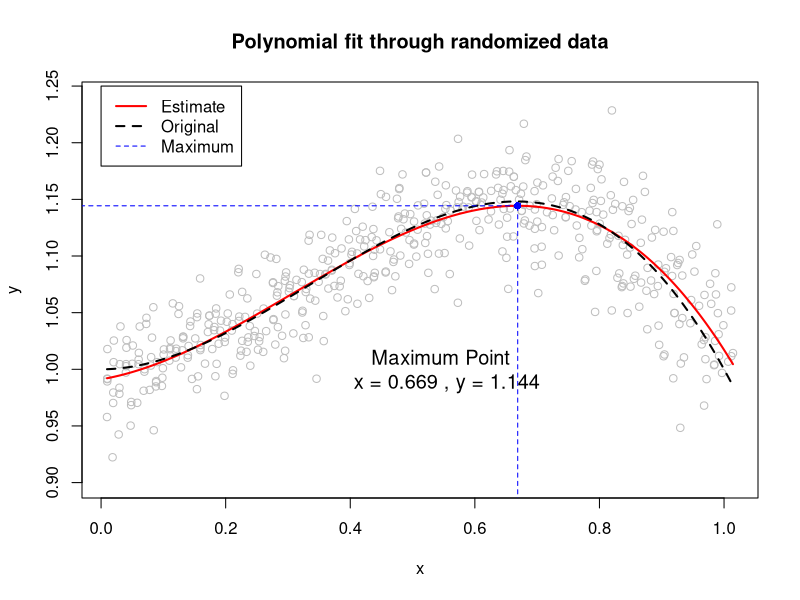

Generate this figure with R:
## function for generating data
f1 = function(x) 1 + x^2 - x^3

## random variable from normal distribution
yran = rnorm(500, 1, .025)

## create data by fitting function f to x points times the random variable
dt = data.frame(x  = seq(.01, 1, .01) * yran, 
                y  = f1(seq(.01, 1, .01))*yran)

## sort data frame by x
dt = dt[order(dt$x, decreasing = FALSE), ]

## create a polynomial model with raw polynomials, not orthogonal
fit3 = lm(y ~ poly(x, 3, raw = TRUE), dt)


## function for extracting the model
ext.mdl = function(lm) {
  
  int = paste(lm$coefficients[[1]][[1]])
  coef = paste(lm$coefficients[2:length(lm[[1]])])
  
  out = as.character()
  
  for (i in 1:length(coef)) {
    out = paste(out, coef[i], "*x^", i, " + ", sep = "")
    
  }
  
  out = gsub('.{3}$', '', out)
  out = paste(int, '+', out)
  
  return(out)
}

## uses the function above to extract the model formula as a 
## string and revaluate it in another function.  This was a pain to
## figure out
target = optimize(function(x) eval(parse(text=ext.mdl(fit3))), 
                  interval = c(0,1), maximum = TRUE)

## plot the generated data
plot(dt, ylim = c(.9, 1.24), col = "grey",
     main = "Polynomial fit through randomized data")

## plot the fitted model over the data
lines(x = dt$x, predict(fit3, data.frame(x = dt$x)), col = "red", lwd = 2)

## fit the original equation that created the data
lines(x = dt$x, f1(dt$x), lwd = 2, lty = 2)

## highlight maximum point on the curve
segments(x0 = -.1, x1 = target$maximum, y0 = target$objective, 
         lty = 2, col = "blue")
segments(y0 = 0, y1 = target$objective, x0 = target$maximum, 
         lty = 2, col = "blue")
points(x = target$maximum, y = target$objective, pch = 16, col = "blue")

## add a legend
legend(0, 1.25, c("Estimate", "Original", "Maximum"), 
       lty = c(1, 2, 2), lwd = c(2, 2, 1), col = c("red", "black", "blue"))

## add some annotation
text(x = .55, y = 1, cex = 1.2,
     labels = paste("Maximum Point \n",
                    "x =", round(target$maximum, 3), 
                    ", y =", round(target$objective, 3)))